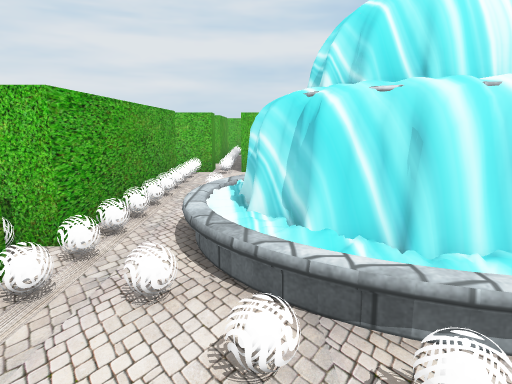
view 1 (above)

24 first-person views from a walk through a Unity game level. The camera is 1.5 m above the floor, tilts 10° down and sees 70° across. The floor is counted in squares, 1 m on a side. Each view is taken from the middle of a square. On the plan, view 1 faces up. The plan holds only what a view shows up to about 16 squares ahead; the rest is blank. The place goes on beyond the plan. The player is left out. Some surface patterns are stand-ins.

view 2
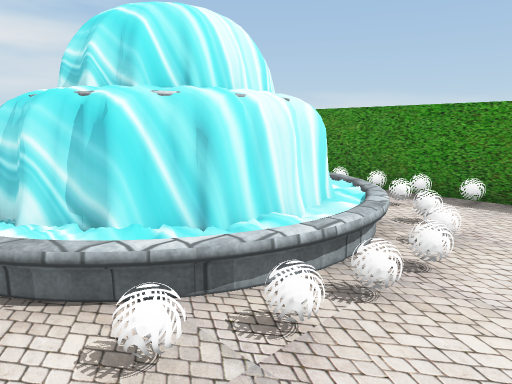

view 3
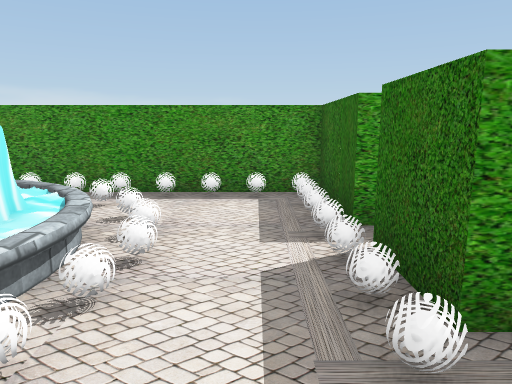

view 4
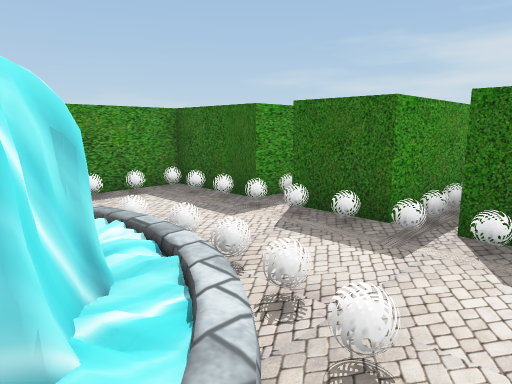

view 5
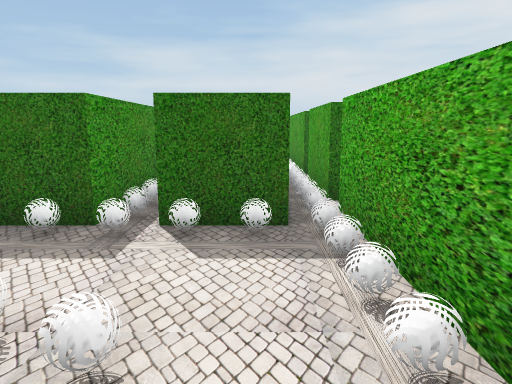

view 6
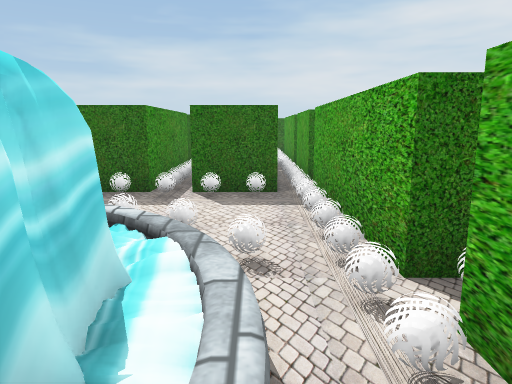

view 7
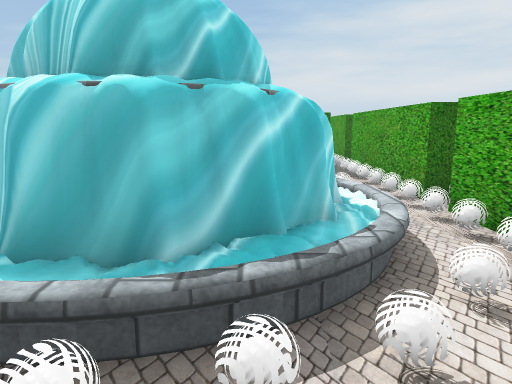

view 8
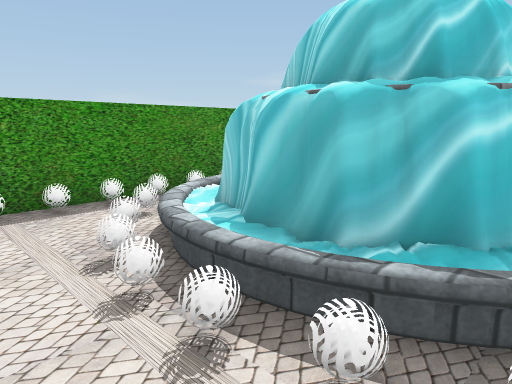

view 9
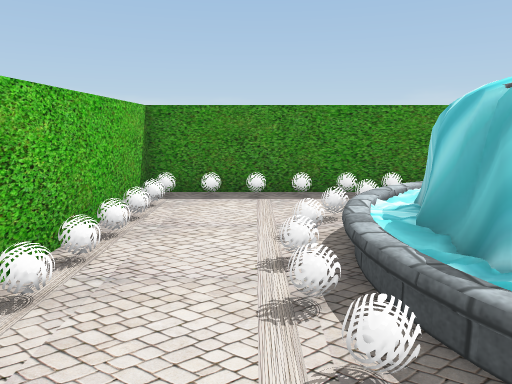

view 10
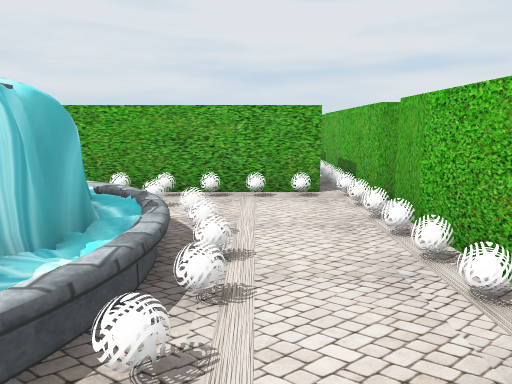

view 11
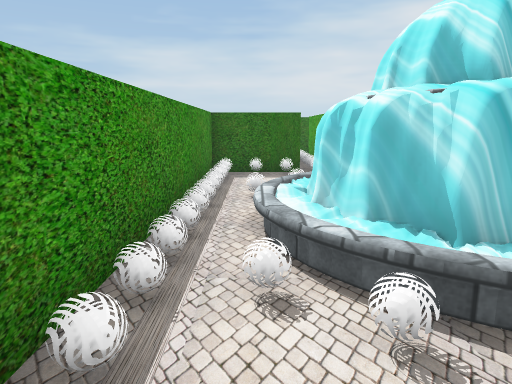

view 12
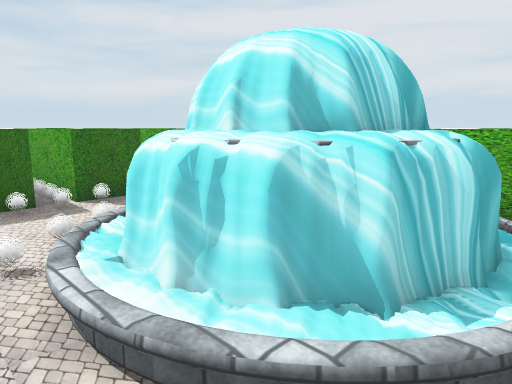

view 13
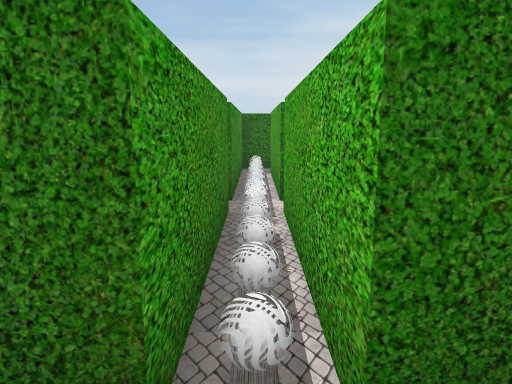

view 14
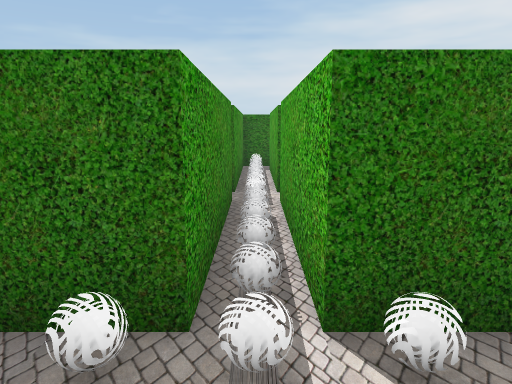

view 15
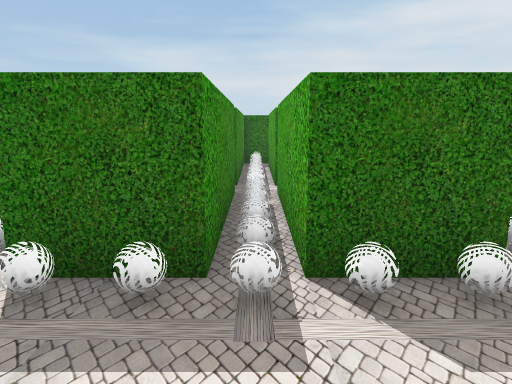

view 16
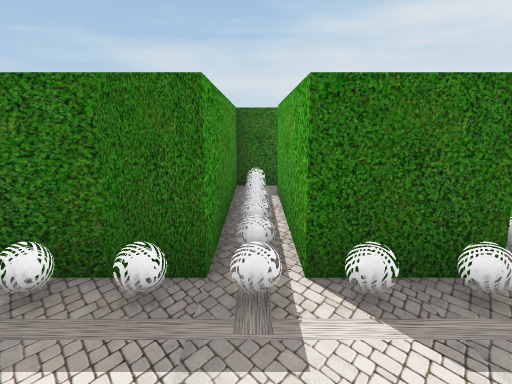

view 17
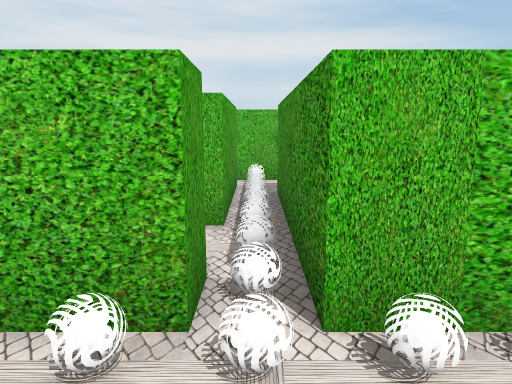

view 18
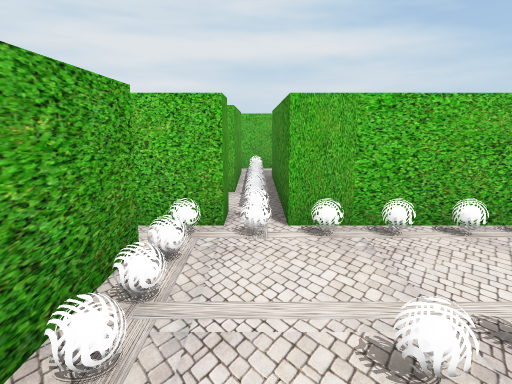

view 19
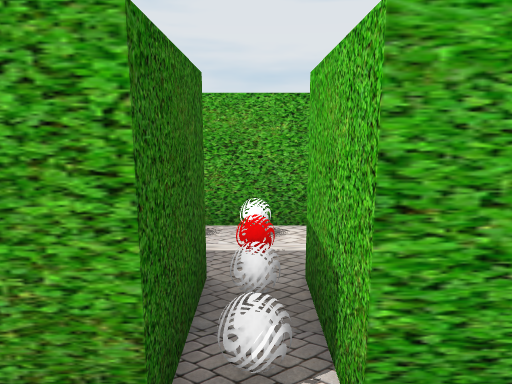

view 20
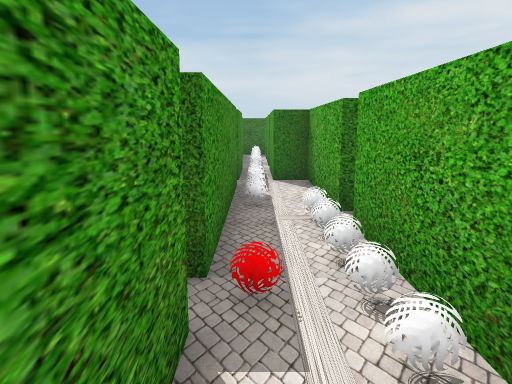

view 21
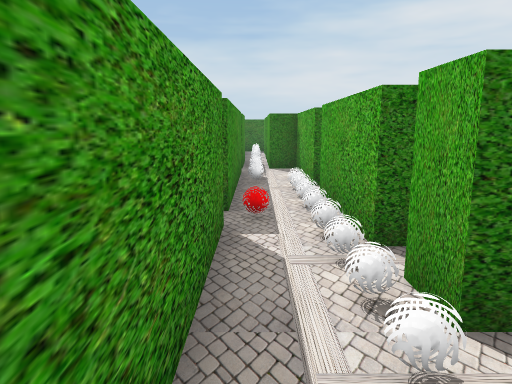

view 22
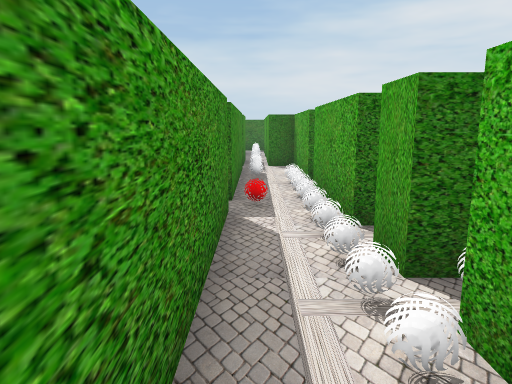

view 23
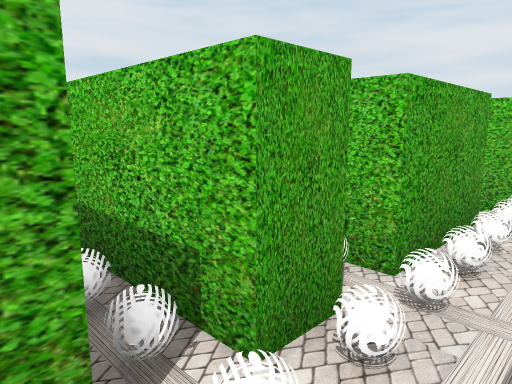

view 24
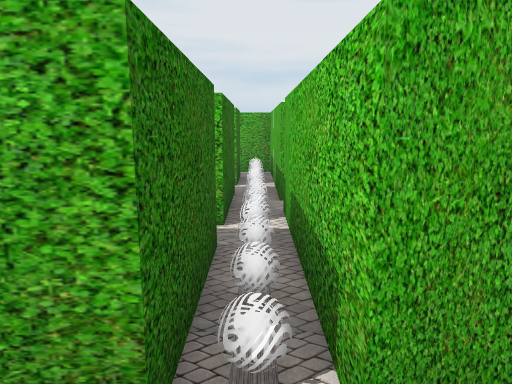

### Floor plan
Key: @ floor where view 1 was taken; # wall or solid block; . main floor; : floor 0.5 m higher than the main floor; / step, stairs or slope; = window, fence, low wall or low ledge; F fountain; O other object.
Columns run from 18 left of view 1 to 8 right of it. Each row starts with its distance up from view 1.
 21                 ===
 20                 //.
 19                 =/
 18                 =/=
 17                 =/=
 16                 =/=
 15                 ./=
 14                 //=
 13          =/======/========#
 12            ///////////////=
 11            =/. =/......../=
 10            =/.#=/..../.../=
  9            =/.#=/.//OO//./=
  8            //.#=///FFFFO//=
  7 #=====/=====/.#=///FFFFF//=
  6 =////////////.#=//FFFFFF//=
  5 =/==/===/===/.==//FFFFFF//=
  4           #=//////FFFFF://=
  3            =/.==////FFF///=
  2            =/.#=/.//OO//./=
  1            //.#=/......../=
  0            =./==/.@....../=
 -1            #./==//////////=
 -2            #./==/==/==/===#
 -3            #.//// =/==/=
 -4            #=/==/ =/==/=
 -5            #=/==/ =/==/=
 -6             =/==/ =/==/=
 -7             // /  /////=
 -8             =/ =  =/===#
 -9                =  =/=
-10                =  =/=
-11                =  =/=
-12                =  =/=
-13                   //=
-14                   ==#

Where each view was taken, in squares from view 1:
view 1: 0 up, 0 right, facing up
view 2: 0 up, 1 left, facing up-right
view 3: 0 up, 1 left, facing right
view 4: 4 up, 1 left, facing down-right
view 5: 4 up, 1 left, facing down
view 6: 7 up, 1 left, facing down
view 7: 11 up, 1 right, facing down
view 8: 11 up, 0 right, facing down-right
view 9: 10 up, 1 left, facing right
view 10: 10 up, 6 right, facing left
view 11: 11 up, 6 right, facing down
view 12: 9 up, 7 right, facing down-left
view 13: 0 up, 1 right, facing down
view 14: 1 up, 1 right, facing down
view 15: 2 up, 1 right, facing down
view 16: 2 up, 4 right, facing down
view 17: 10 up, 1 left, facing up
view 18: 7 up, 1 left, facing up
view 19: 4 up, 1 left, facing left
view 20: 7 up, 5 left, facing down
view 21: 10 up, 5 left, facing down
view 22: 11 up, 5 left, facing down
view 23: 5 up, 5 left, facing up-left
view 24: 6 up, 5 left, facing left
